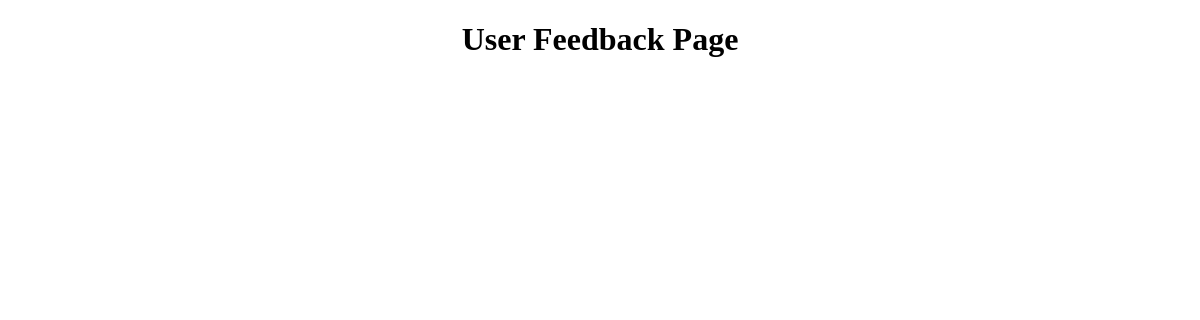
Page /hoteladmin/view_feedback (signed in) on the earlier database version.
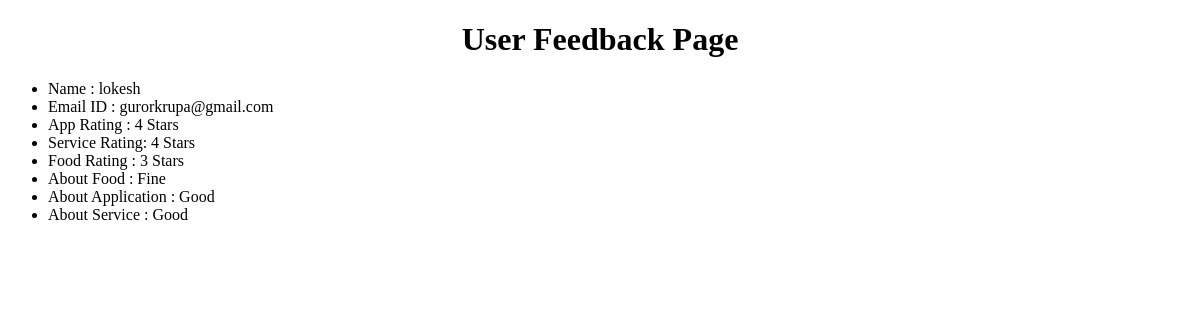
Same page on the later database version.
### hoteladmin/models.py (models this page shows, shortened)
class Feedback(models.Model):
    app_rating=models.IntegerField(default=3)
    food_rating=models.IntegerField(default=3)
    service_rating=models.IntegerField(default=3)
    app_message=models.CharField(max_length=1000,default='')
    food_message=models.CharField(max_length=1000,default='')
    service_message=models.CharField(max_length=1000,default='')
    order=models.ForeignKey('Order',related_name='feedback',on_delete=models.CASCADE,default=None)

class Order(models.Model):
    PENDING='PEND'
    CONFIRM='CON'
    PAID='PAID'
    ORDER_STATUS=[(PENDING,'Pending'),(CONFIRM,'Confirm')]
    BILL_STATUS=[(PENDING,'Pending'),(PAID,'Paid')]
    parcel_request=models.BooleanField(default=False,null=True)
    waiter_alerted=models.BooleanField(default=False,null=True)
    order_no=models.CharField(max_length=10,primary_key=True)
    items=models.ManyToManyField(Item,related_name='+',null=True)
    user=models.ForeignKey(User,on_delete=models.CASCADE,related_name='orders')
    order_status=models.CharField(max_length=4,choices=ORDER_STATUS,default=PENDING)
    bill_status=models.CharField(max_length=4,choices=BILL_STATUS,default=PENDING)
    restaurant=models.ForeignKey('Restaurant',related_name='+',on_delete=models.CASCADE,null=True)
    date=models.DateField(blank=True,null=True)
    time=models.TimeField(blank=True,null=True)
    avg_time=models.IntegerField(default=0)
    table_no=models.IntegerField(default=0)
    price=models.IntegerField(default=0)

### hoteladmin/views.py (the view)
# urls.py: path('/view_feedback',views.view_feedback,name='view_feedback'),
def view_feedback(request):
    feedbacks=[]
    restaurant=request.user.restaurant
    orders=restaurant.orders.all()
    for order in orders:
        try:
            feedback=Feedback.objects.get(order=order)
            feedbacks.append(feedback)
        except:
            pass
    return render(request,"hoteladmin/feedback.html",{
        "feedbacks":feedbacks
    })

### hoteladmin/templates/hoteladmin/feedback.html (shortened to what this page needs)
<!DOCTYPE html>
<html lang="en">
<head>
</head>
<body>
    <h1 style="text-align: center;">User Feedback Page</h1>
    {% for feedback  in feedbacks %}
<p>
    <ul>
        <li>Name : {{feedback.order.user.username}} </li>
        <li>Email ID : {{feedback.order.user.email}} </li>
        <li>App Rating : {{feedback.app_rating}} Stars</li>
        <li>Service Rating: {{feedback.service_rating}} Stars</li>
        <li> Food Rating : {{feedback.food_rating}} Stars</li>
        <li>About Food : {{feedback.food_message}}</li>
        <li>About Application : {{feedback.app_message}}</li>
        <li>About Service : {{feedback.service_message}}</li>
    </ul>
</p>
    {% endfor %}
</body>
</html>

Differences in the rows shown:
added Feedback: order.user.username "lokesh", order.user.email "gurorkrupa@gmail.com", app_rating "4", service_rating "4", food_rating "3", food_message "Fine", app_message "Good", service_message "Good"
